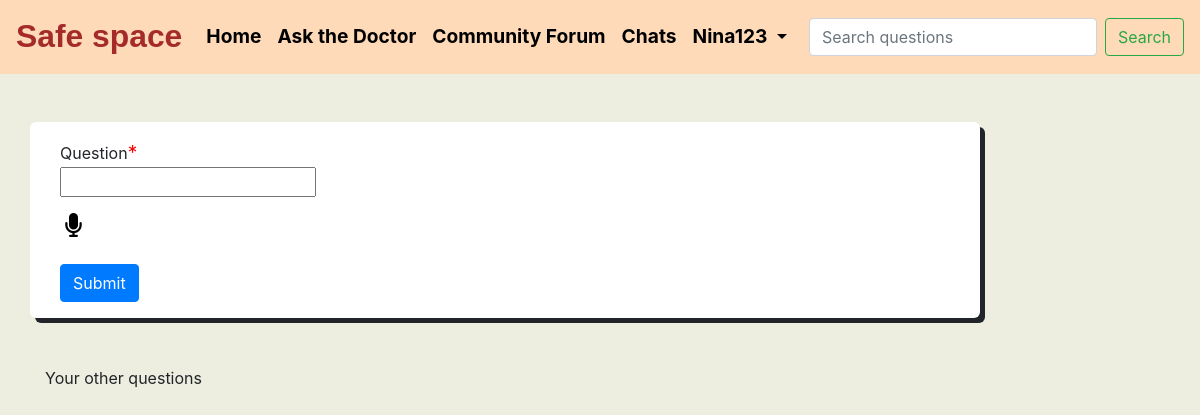
The app's page /ask_the_doctor/ask/1/ (signed in), older data.
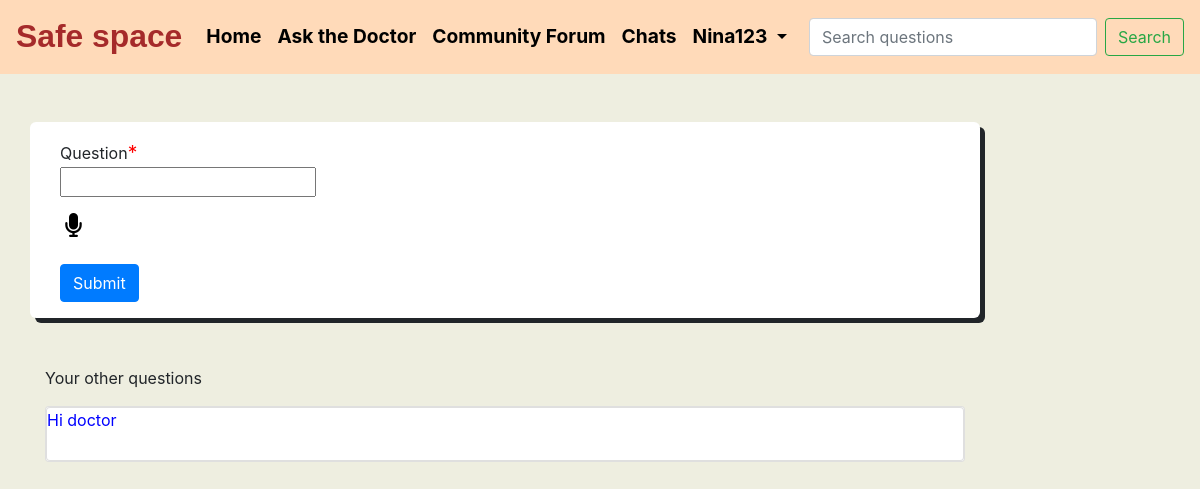
The same page, newer data.
### Ask_the_doctor/models.py (models this page shows, shortened)
class question_to_therapist(models.Model):
	class Meta:
		verbose_name_plural="Questions for therapists"
	id=models.AutoField(primary_key=True,unique=True)
	user=models.ForeignKey(Profile,on_delete=models.CASCADE,related_name='questionfortherapist',blank=True,null=True)
	therapist=models.ForeignKey(Therapist,on_delete=models.CASCADE,related_name='questionfortherapist',blank=True,null=True)
	question=RichTextField(blank=True,null=True)
	date=models.DateTimeField(auto_now_add=True)

### Ask_the_doctor/views.py (the view, shortened to what this page needs)
# urls.py: path('ask/<int:pk>/',views.NewQuestionView.as_view()),
class NewQuestionView(CreateView,LoginRequiredMixin):
	model=question_to_therapist
	form_class=QuestionForm
	def get_context_data(self,**kwargs):
		context=super().get_context_data(**kwargs)
		user_=self.request.user.profile
		context["questions"] = question_to_therapist.objects.filter(user=user_).order_by('id')
		return context
	'''def get(self,request,*args,**kwargs):
		return render(request,'ask_the_doctor/ask.html')

	def post(self,request,*args,**kwargs):

		questionform = QuestionForm(request.POST)

		therapist_ = get_object_or_404(Therapist, pk=self.kwargs.get('pk'))
		if questionform.is_valid():
			question = questionform.save(commit=False)
			question.user = request.user.profile
			question.therapist=therapist_

			question.question=questionform.cleaned_data.get('question')

			question.save()
			return render(request,'ask_the_doctor/ask.html',{'form' :questionform})
			#return render('ask_the_doctor/ask/<int:pk>/')

		return render(request,'ask_the_doctor/')
	'''

### Ask_the_doctor/forms.py
class QuestionForm(forms.ModelForm):
	question=forms.CharField(widget=CKEditorWidget(attrs={'class': 'form-control','placeholder': 'Type here'}))
	class Meta:
		model=question_to_therapist
		fields=['question']
		'''widgets={

	    		'question':forms.Textarea(attrs={'class':'form-control','label':'question','placeholder': 'Type here...'})
	    	}'''

### Ask_the_doctor/templates/Ask_the_doctor/question_to_therapist_form.html (shortened to what this page needs)
{% extends 'ask_the_doctor/base.html' %}
{% block content %}
	<div class="container">
		<div class="row">
			<div class="col-lg-10 col-md-10 col-sm-12 col-xs-12 outer-box">
				<div class="col-lg-12 col-md-12 col-sm-12 col-xs-12 inner-box">
					<div class="form-group">
						<form method="POST">
							<p>
							{% for field in form %}
								{{field.label}}<span style="color: red;font-size: 1.2rem;">*</span><br>
								{{field}}
							{% endfor %}
							</p>
							&nbsp;<a href="/"><i class="fas fa-microphone mic"></i></a><br><br>
							<input type="submit" class="btn btn-primary" name="Submit">
						</form>
					</div>
				</div>
			</div>
		</div>
		<br><br>
		Your other questions
		<div class="row">
			<div class="col-lg-10 col-md-10 col-sm-12 col-xs-12">
				{% for questions in questions %}
				    <div class="card mb-2 questions_card mt-3">
			            <div class="card">
			                <a href="/ask_the_doctor/my_questions/{{questions.id}}" class="card-title flip">{{questions.question|safe}}</a>
			            </div>
			        </div>
				{% endfor %}
			</div>
		</div>
</div>
{% endblock %}

Row changes from the older to the newer data that the page shows:
added question_to_therapist: question "Hi doctor"
